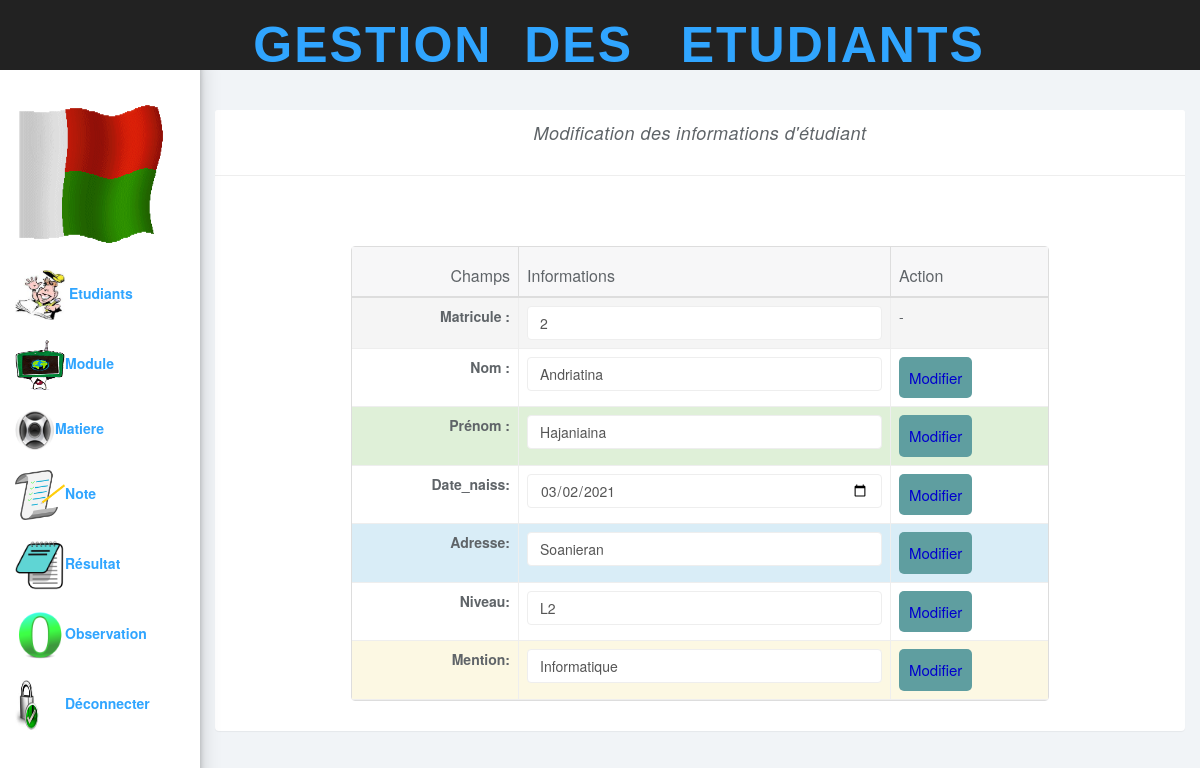
The app's page /modifier_note.php?Matricule=2 (signed in) with its own data.
### tables this page shows
CREATE TABLE `students` (
  `Matricule` int(11) NOT NULL,
  `Nom` varchar(20) NOT NULL,
  `Prenom` varchar(20) NOT NULL,
  `Date_naiss` date NOT NULL,
  `Adresse` varchar(20) NOT NULL,
  `Niveau` varchar(20) NOT NULL,
  `Mention` varchar(20) NOT NULL
);

### modifier_note.php (the view, shortened to what this page needs)
<!DOCTYPE html>
<?php
 include('cnx.php');
?>
<html>
<head>
  <?php include('inccss.php'); ?>
  <link rel="stylesheet" href="modifierModule.css">
</head>
<body>
<nav class="navbar navbar-inverse navbar-fixed-top" role="navigation">
<?php include('header.php'); ?>
</nav>
<?php include('menu.php'); ?>
<div class="col-sm-9 col-sm-offset-3 col-lg-10 col-lg-offset-2 main">
<br><br><br>
<div class="panel panel-default" align="center">
          <div class="panel-heading">
          <em class="text-center " align ="center">Modification des informations d'étudiant  </em>
          </div>
          <div class="panel-body">
<div class="col-md-12">
<form  method="POST" enctype="multipart/form-data"   >
<div class="col-md-1">
</div>
<div class="col-md-10">
      <br><br>
          <div class="panel-body">
            <table data-toggle="table" id="table-style" data-url="tables/data2.json" data-row-style="rowStyle">
                <thead>
                <tr>
                    <th data-field="id" data-align="right" >Champs</th>
                    <th data-field="name" >Informations</th>
                    <th data-field="price" >Action</th>
                </tr>
                </thead>
              <tbody>
              <?php
              $q =  "select * from students where Matricule='".$_GET['Matricule']."'";
              $r = $db -> query($q) ;
              while ($c = $r -> fetch())
              {
              ?>
              <tr>
              <td> <label><center>Matricule :</center> </label></td>
              <td> <input class="form-control" name="Matricule" type="text" value="<?php echo $c['Matricule'];?>"></td>
              </tr>
              <tr>
              <td> <label> <center>Nom :</center></label></td>
              <td> <input class="form-control" name="Nom" type="text" value="<?php echo $c['Nom'];?>"></td>
              <td><button type="submit" class="btn btn-primary" name="btn1" onclick="edt_ids()">Modifier</button> </td>
              </tr>
              <tr>
              <td> <label> <center>Prénom :</center></label></td>
              <td> <input class="form-control" name="Prenom" type="text" value="<?php echo $c['Prenom'];?>"></td>
              <td><button type="submit" class="btn btn-primary" name="btn8"onclick="edt_ids()">Modifier</button> </td>
              </tr>
              <tr>
              <td> <label><center>Date_naiss:</center> </label></td>
              <td> <input class="form-control" name="Date_naiss" type="date" value="<?php echo $c['Date_naiss'];?>"></td>
              <td><button type="submit" class="btn btn-primary" name="btn2" onclick="edt_ids()">Modifier</button> </td>
              </tr>
              <tr>
              <td> <label><center>Adresse:</center> </label></td>
              <td> <input class="form-control" name="Adresse" type="text" value="<?php echo $c['Adresse'];?>"></td>
              <td><button type="submit" class="btn btn-primary" name="btn3" onclick="edt_ids()">Modifier</button> </td>
              </tr>
              <tr>
              <td> <label><center>Niveau:</center> </label></td>
              <td> <input class="form-control" name="Niveau" type="text" value="<?php echo $c['Niveau'];?>"></td>
              <td><button type="submit" class="btn btn-primary" name="btn4" onclick="edt_ids()">Modifier</button> </td>
              </tr>
              <tr>
              <td> <label><center>Mention:</center> </label></td>
              <td> <input class="form-control" name="Mention" type="text" value="<?php echo $c['Mention'];?>"></td>
              <td><button type="submit" class="btn btn-primary" name="btn5" onclick="edt_ids()">Modifier</button> </td>
              </tr>
              <?php
              }
              ?>
              </tbody>
            </table>
          </div>
        </div>
        </form>
      </div>
</div>
</div>
</body>
</html>

### css/styles.css (style rules this page uses)
body { background: #f1f4f7; padding-top: 50px; color: #5f6468; }
.form-control { border: 1px solid #eee; box-shadow: none; }
.btn-primary, .btn-primary:hover, .btn-primary:focus, .btn-primary:active, .btn-primary.active, .open > .dropdown-toggle.btn-primary, .btn-primary.disabled, .btn-primary[disabled], fieldset[disabled] .btn-primary, .btn-primary.disabled:hover, .btn-primary[disabled]:hover, fieldset[disabled] .btn-primary:hover, .btn-primary.disabled:focus, .btn-primary[disabled]:focus, fieldset[disabled] .btn-primary:focus, .btn-primary.disabled:active, .btn-primary[disabled]:active, fieldset[disabled] .btn-primary:active, .btn-primary.disabled.active, .btn-primary[disabled].active, fieldset[disabled] .btn-primary.active { background-color: #30a5ff; border-color: #30a5ff; }
.panel { border: 0; }
.panel-heading { font-size: 18px; font-weight: 300; letter-spacing: 0.025em; height: 66px; }
.panel-default .panel-heading { background: #fff; border-bottom: 1px solid #eee; color: #5f6468; }
.navbar { border: 0; }
.table { background: #fff; }

### modifierModule.css (style rules this page uses)
.btn { padding: 10px; font-size: 15px; color: mediumblue; background: #5F9EA0; border: none; border-radius: 5px; }

### headers.css (style rules this page uses)
.css2 { background-color:url('bg-1.jpg') no-repeat center center fixed; }

### records on screen
students: Matricule "2", Nom "Andriatina", Prenom "Hajaniaina", Date_naiss "03/02/2021", Adresse "Soanieran", Niveau "L2", Mention "Informatique"
